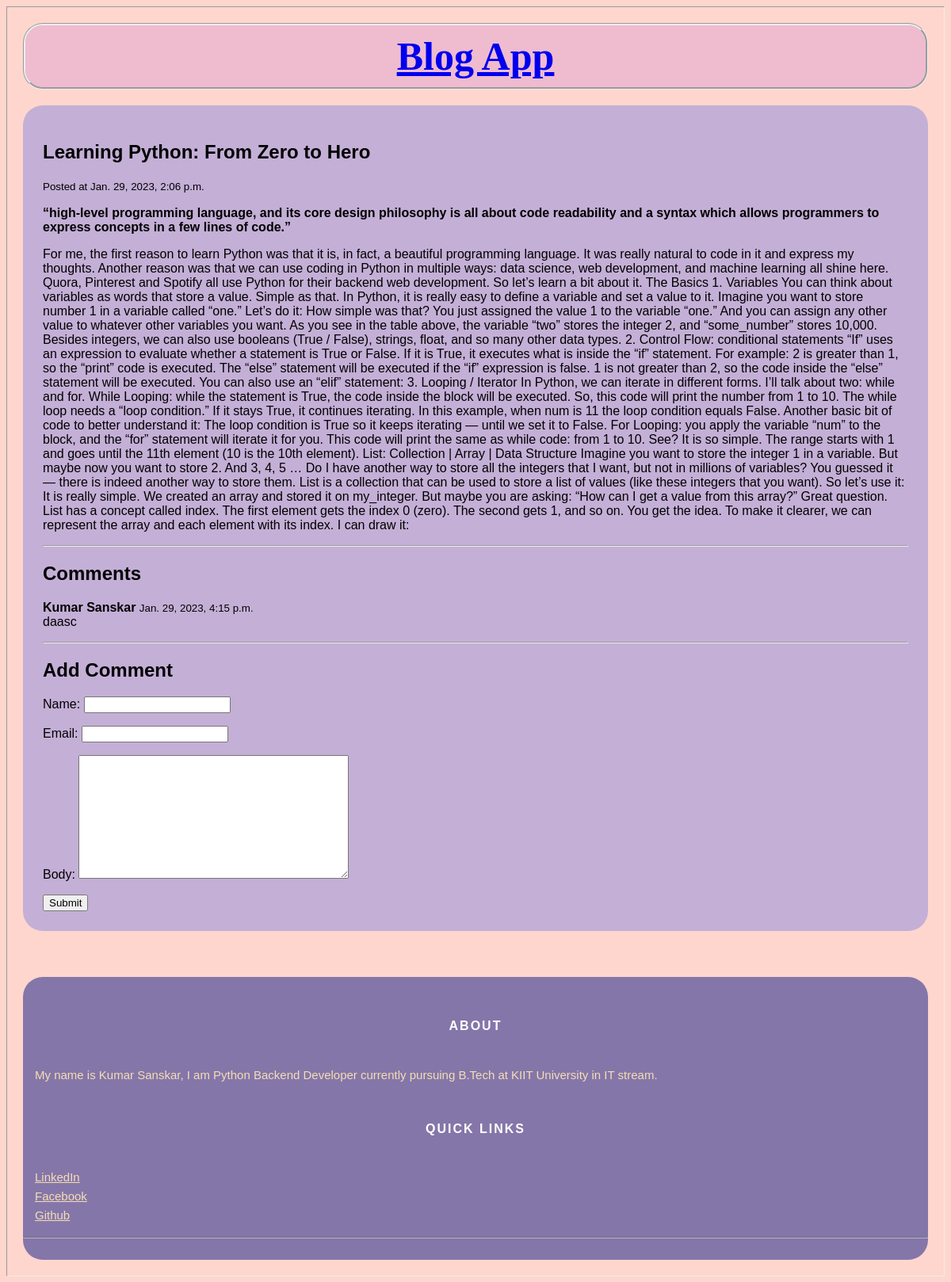
/post-2/, run on an earlier commit of the app's database.
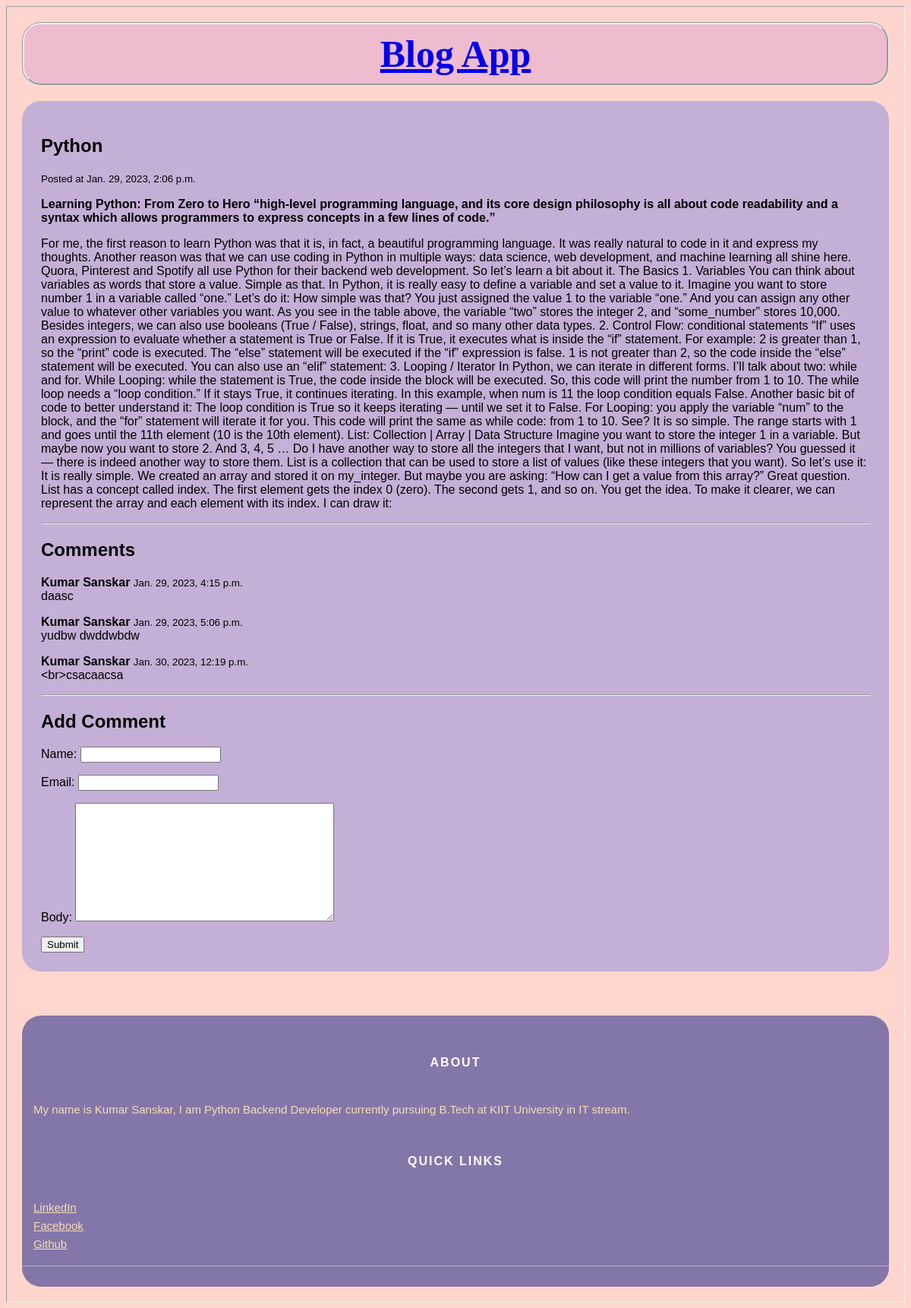
And on a later commit of the database.
### blog/models.py (models this page shows)
class Post(models.Model):
    title = models.CharField(max_length=1024)
    slug = models.SlugField()
    intro = models.TextField()
    body = models.TextField()
    date_added = models.DateTimeField(auto_now_add = True)
    class Meta:
        ordering = ['-date_added']

class Comment(models.Model):
    post = models.ForeignKey(Post,related_name='comments',on_delete=models.CASCADE)
    name = models.CharField(max_length=1024)
    email = models.EmailField()
    body = models.TextField()
    date_added = models.DateTimeField(auto_now_add = True)
    class Meta:
        ordering = ['date_added']

### blog/views.py (the view)
# urls.py: path('<slug:slug>/',post_detail,name = 'post_detail'),
def post_detail(request, slug):
    post = Post.objects.get(slug=slug)
    if request.method == 'POST':
        form = CommentForm(request.POST)
        if form.is_valid():
            comment = form.save(commit=False)
            comment.post = post
            comment.save()
            return redirect('post_detail', slug=post.slug)
    else:
        form = CommentForm()
    return render(request, 'blog/post_detail.html', {'post': post, 'form': form})

### blog/forms.py
class CommentForm(forms.ModelForm):
    class Meta:
        model = Comment
        fields = ['name','email','body']

### blog/templates/blog/post_detail.html (shortened to what this page needs)
{% extends 'blog/base.html' %}
{% block content %}
    <h1 class = "title">{{ post.title }}</h1>
    <small>Posted at {{ post.date_added }}</small>
    <p><strong>{{ post.intro }}</strong></p>
    <p>{{ post.body }}</p>
    <hr>
    <h2 class="subtitle">Comments</h2>
    {% for comment in post.comments.all %}
        <article class = "media">
            <div class = "media-content">
                <div class = "content">
                    <p>
                        <strong>{{ comment.name }}</strong> <small>{{ comment.date_added }}</small>
                        <br>
                        {{ comment.body }}
                    </p>
                </div>
            </div>
        </article>
    {% empty %}
        <div class = "notification">
            <p>No comments yet!</p>
        </div>
    {% endfor %}
    <hr>
    <h2 class = "subtitle">Add Comment</h2>
    <form method = "post" action = ".">
        {{ form.as_p }}
        <div class="field">
            <div class = "control">
                <button class = "button is-success">Submit</button>
            </div>
        </div>
    </form>
{% endblock %}

### blog/templates/blog/base.html (shortened to what this page needs)
<!DOCTYPE html>
<html lang="en">
  <head>
    <link rel="stylesheet" href="static/css/base.css" />
    </head>
  <body>
    <nav class="navbar is-info">
      <div class="navbar-brand">
        <a href="/" class="navbar-item"><strong>Blog App</strong></a>
      </div>
    </nav>
    <section class="section">
      <div class="container">{% block content %} {% endblock %}</div>
    </section>
    <br>
  </body>
  <footer class="site-footer">
    <div class="container">
      <div class="row">
        <div class="col-sm-12 col-md-6">
          <h6 class="a">About</h6>
          <p class="text-justify">My name is Kumar Sanskar, I am Python Backend Developer currently pursuing B.Tech at KIIT University in IT stream.</p>
        </div>
        <br>
        <div class="col-xs-6 col-md-3">
          <h6 class="a">Quick Links</h6>
          <ul class="footer-links">
            <li>
              <a href="https://www.linkedin.com/in/kumar-sanskar-618009222/"
                >LinkedIn</a
              >
            </li>
            <li><a href="https://www.facebook.com/">Facebook</a></li>
            <li><a href="https://github.com/Sanskar1862">Github</a></li>
          </ul>
        </div>
      </div>
      <hr />
    </div>
  </footer>
</html>

### blog/static/css/base.css (style rules this page uses)
.navbar-brand { border-style: groove; border-radius: 25px; text-align: center; font-size:50px; margin: 20px; padding: 10px; background-color: #efbbcf; }
body { border-style: inset; border-width: 1px; background-color: #fed6cd; }
.section { font-family: 'Lucida Sans', 'Lucida Sans Regular', 'Lucida Grande', 'Lucida Sans Unicode', Geneva, Verdana, sans-serif; border-radius: 25px; margin: 20px; padding: 25px; background-color:#c4afd6 ; }
.a { text-align: center; }
.site-footer { color: wheat; margin: 20px; border-radius: 25px; background-color:#8576a9; padding:45px 0 20px; font-size:15px; font-family: 'Lucida Sans', 'Lucida Sans Regular', 'Lucida Grande', 'Lucida Sans Unicode', Geneva, Verdana, sans-serif; line-height:24px; }
.text-justify,.footer-links { margin-left: 15px; }
.site-footer hr { border-top-color:#bbb; opacity:0.5 }
.site-footer h6 { color:#fff; font-size:16px; text-transform:uppercase; margin-top:5px; letter-spacing:2px }
.site-footer a { color:#eeecec; }
.footer-links { padding-left:0; list-style:none }
.footer-links li { display:block }
.footer-links a { color:wheat; }

What changed in the data, as far as the page shows it:
changed Post: title "Learning Python: From Zero to Hero" → "Python"; intro "“high-level programming language, and…" → "Learning Python: From Zero to Hero “high-level programming language, and…"
added Comment: name "Kumar Sanskar", date_added "Jan. 29, 2023, 5:06 p.m.", body "yudbw dwddwbdw"
added Comment: name "Kumar Sanskar", date_added "Jan. 30, 2023, 12:19 p.m.", body "<br>csacaacsa"
